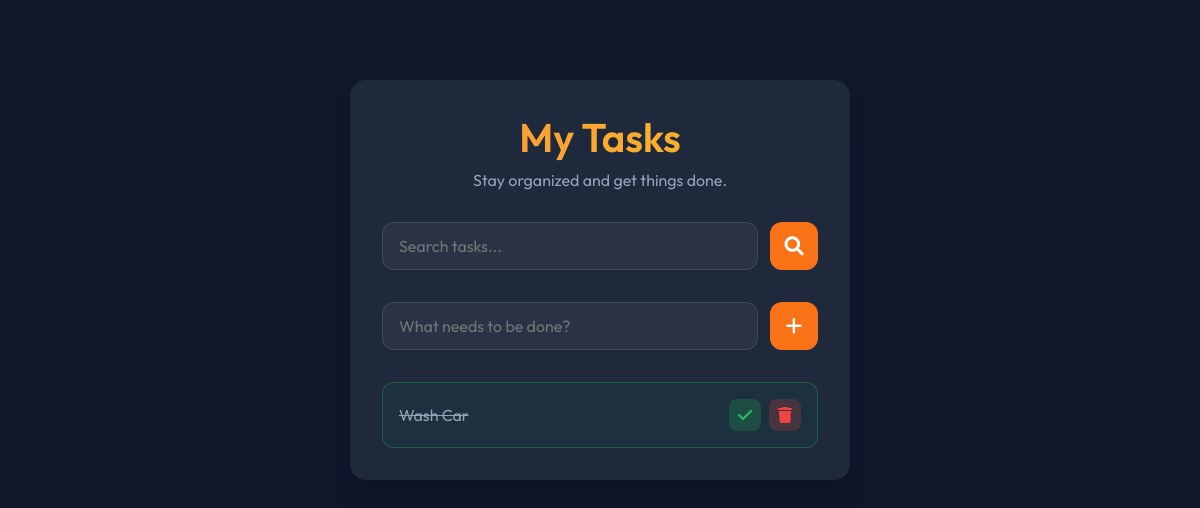
Before: / with the older database file.
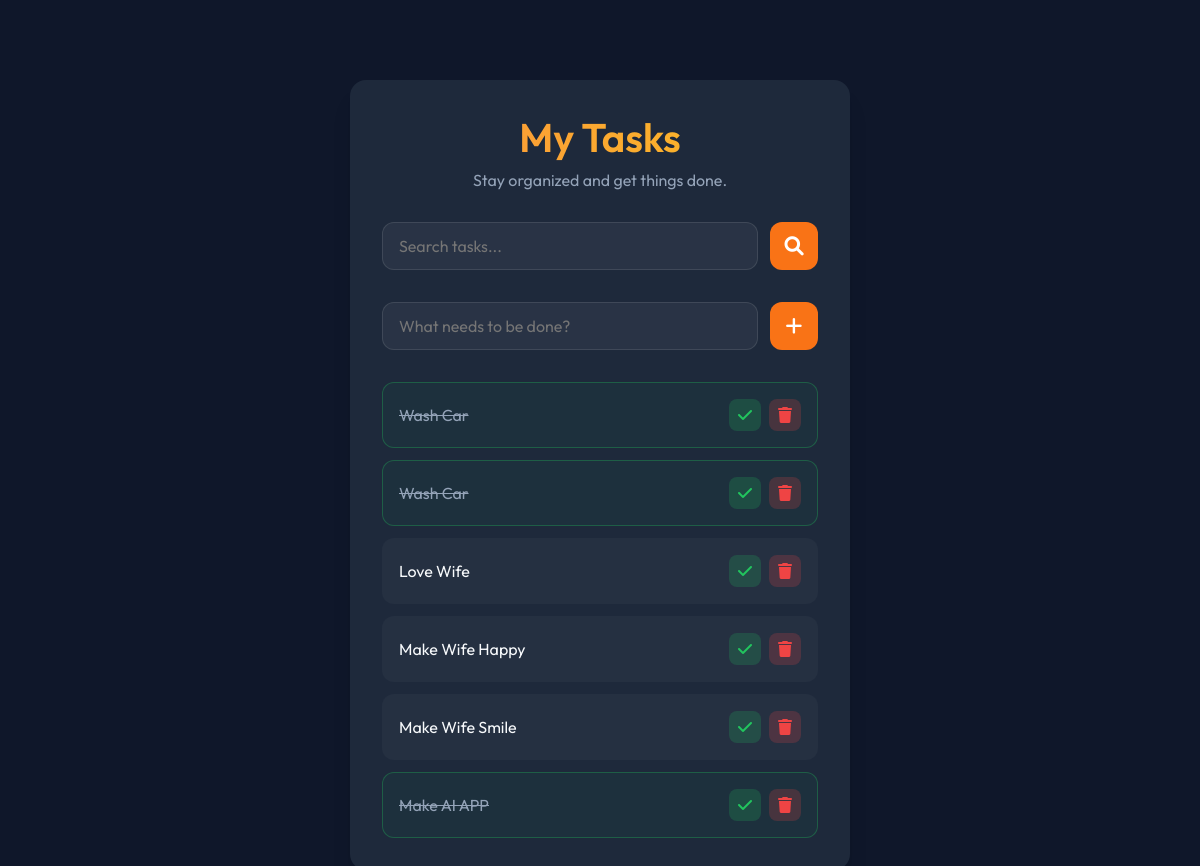
After: the same page with the newer database file.
### tables this page shows
CREATE TABLE todo (
                id INTEGER PRIMARY KEY AUTOINCREMENT,
                title TEXT NOT NULL,
                complete BOOLEAN NOT NULL CHECK (complete IN (0, 1))
            );

### app.py (the view)
@app.route('/')
def index():
    query = request.args.get('q')
    with sqlite3.connect(DB_NAME) as conn:
        cursor = conn.cursor()
        if query:
            cursor.execute("SELECT * FROM todo WHERE title LIKE ?", ('%' + query + '%',))
        else:
            cursor.execute("SELECT * FROM todo")
        todos = cursor.fetchall() # Returns list of tuples (id, title, complete)
    return render_template('index.html', todos=todos)

### templates/index.html (shortened to what this page needs)
<!DOCTYPE html>
<html lang="en">
<head>
    <link rel="stylesheet" href="{{ url_for('static', filename='style.css') }}">
    <link rel="stylesheet" href="https://cdnjs.cloudflare.com/ajax/libs/font-awesome/6.0.0/css/all.min.css">
</head>
<body>
    <div class="container">
        <header>
            <h1>My Tasks</h1>
            <p>Stay organized and get things done.</p>
        </header>
        <form action="/" method="GET" class="add-form">
            <input type="text" name="q" placeholder="Search tasks..." value="{{ request.args.get('q', '') }}">
            <button type="submit"><i class="fas fa-search"></i></button>
        </form>
        <form action="/add" method="POST" class="add-form">
            <input type="text" name="title" placeholder="What needs to be done?" required autocomplete="off">
            <button type="submit"><i class="fas fa-plus"></i></button>
        </form>
        <ul class="todo-list">
            {% for todo in todos %}
            <li class="todo-item {% if todo[2] %}completed{% endif %}">
                <span class="todo-text">{{ todo[1] }}</span>
                <div class="actions">
                    <a href="/update/{{ todo[0] }}" class="btn-check" title="Toggle Complete">
                        <i class="fas fa-check"></i>
                    </a>
                    <a href="/delete/{{ todo[0] }}" class="btn-delete" title="Delete Task">
                        <i class="fas fa-trash"></i>
                    </a>
                </div>
            </li>
            {% else %}
            <li class="empty-state">
                <p>No tasks yet. Add one above!</p>
            </li>
            {% endfor %}
        </ul>
    </div>
</body>
</html>

### static/style.css (style rules this page uses)
:root { --bg-color: #0f172a; --card-bg: #1e293b; --text-primary: #f8fafc; --text-secondary: #94a3b8; --accent-color: #f97316; --accent-hover: #ea580c; --danger-color: #ef4444; --success-color: #22c55e; --border-radius: 16px; --shadow: 0 4px 6px -1px rgb(0 0 0 / 0.1), 0 2px 4px -2px rgb(0 0 0 / 0.1); }
* { margin: 0; padding: 0; box-sizing: border-box; }
body { font-family: 'Outfit', sans-serif; background-color: var(--bg-color); color: var(--text-primary); min-height: 100vh; display: flex; justify-content: center; align-items: flex-start; padding-top: 5rem; }
.container { width: 100%; max-width: 500px; padding: 2rem; background-color: var(--card-bg); border-radius: var(--border-radius); box-shadow: 0 20px 25px -5px rgb(0 0 0 / 0.1), 0 8px 10px -6px rgb(0 0 0 / 0.1); margin: 0 1rem; }
header { margin-bottom: 2rem; text-align: center; }
header h1 { font-size: 2.5rem; font-weight: 600; background: linear-gradient(to right, #fb923c, #fbbf24); -webkit-background-clip: text; background-clip: text; -webkit-text-fill-color: transparent; margin-bottom: 0.5rem; }
header p { color: var(--text-secondary); }
.add-form { display: flex; gap: 0.75rem; margin-bottom: 2rem; }
.add-form input { flex: 1; background-color: rgba(255, 255, 255, 0.05); border: 1px solid rgba(255, 255, 255, 0.1); border-radius: 12px; padding: 0.75rem 1rem; color: var(--text-primary); font-family: inherit; font-size: 1rem; transition: all 0.2s ease; }
.add-form button { background-color: var(--accent-color); border: none; border-radius: 12px; width: 48px; height: 48px; display: flex; justify-content: center; align-items: center; color: white; font-size: 1.2rem; cursor: pointer; transition: all 0.2s ease; }
.todo-list { list-style: none; display: flex; flex-direction: column; gap: 0.75rem; }
.todo-item { background-color: rgba(255, 255, 255, 0.03); padding: 1rem; border-radius: 12px; display: flex; justify-content: space-between; align-items: center; border: 1px solid transparent; transition: all 0.2s ease; }
.todo-text { flex: 1; margin-right: 1rem; word-break: break-all; }
.todo-item.completed .todo-text { text-decoration: line-through; color: var(--text-secondary); }
.todo-item.completed { border-color: rgba(34, 197, 94, 0.3); background-color: rgba(34, 197, 94, 0.05); }
.actions { display: flex; gap: 0.5rem; }
.actions a { width: 32px; height: 32px; border-radius: 8px; display: flex; justify-content: center; align-items: center; text-decoration: none; transition: all 0.2s ease; }
.btn-check { background-color: rgba(34, 197, 94, 0.2); color: var(--success-color); }
.btn-delete { background-color: rgba(239, 68, 68, 0.2); color: var(--danger-color); }

Changed rows visible on the page:
added todo: title "Wash Car", complete True (drawn)
added todo: title "Love Wife", complete False (drawn)
added todo: title "Make Wife Happy", complete False (drawn)
added todo: title "Make Wife Smile", complete False (drawn)
added todo: title "Make AI APP", complete True (drawn)
